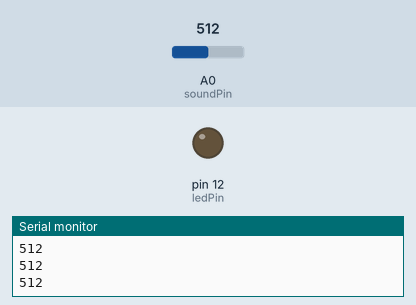
Recording of a sketch running on a simulated Arduino Uno, built with avr-gcc and run on an emulated ATmega328P. Shown: output pins drawn as LEDs (lit = HIGH), the last lines printed to the serial monitor. The inputs (shaded band) are chosen by the test bench; at power-on: A0 (soundPin) = 512.

Above: at 1.2 s.
1.3 s: A0 (soundPin) set to 30
2.8 s: A0 (soundPin) set to 24
At 3.2 s:
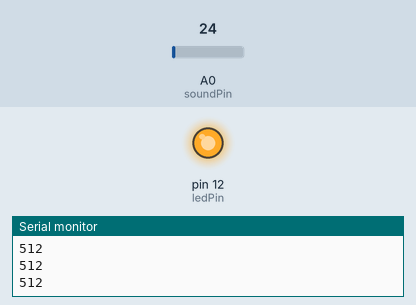
4.3 s: A0 (soundPin) set to 122
At 5.7 s:
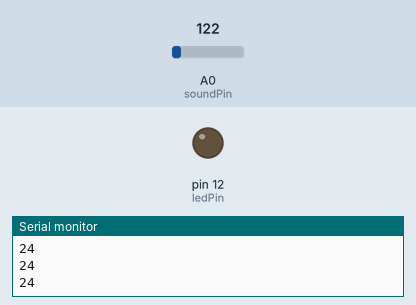
6.0 s: A0 (soundPin) set to 16
At 6.9 s:
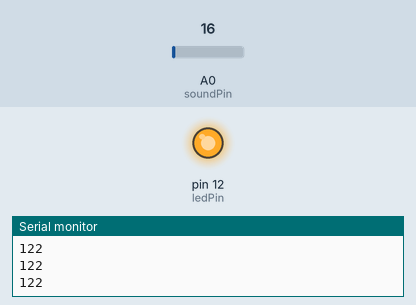
Timing chart, 0 to 8.5 s (numbered marks = the images above; inputs shaded):
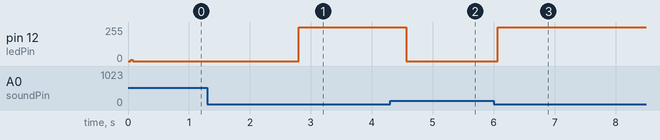

The sketch:

clapperlight_switchable.ino
```cpp
//Project: Sound Sensor
//Function: You can see the value of sound intensity on Serial Monitor.
//When the volume reaches to a certain value, the LED will light up.
//**********************************************************************
const int ledPin = 12;    //LED attached to digital pin 12
const int soundPin = A0;  //Sound sensor attached to analog pin A0
int val = 0;              //the value of sound sensor
//*********************************************************************
void setup()
{
  pinMode(soundPin,INPUT);         //set soundPin as INPUT
  pinMode(ledPin,OUTPUT);          //set ledPin as OUTPUT
  Serial.begin(300);              //initialize serial communications at 9600 bps
}

void loop()
{
  val = analogRead(soundPin);      //read the value of sound sensor
  Serial.println(val);             //print the value of sound sensor on serial monitor
  if(val > 26)                    //if the value is greater than 27
  {
    digitalWrite(ledPin,HIGH);     //turn the LED on
    val = analogRead(soundPin);    // Listen for another sound
    if(val > 26) {
      digitalWrite(ledPin,LOW);
    }
  }
}
```

Measured:
- the behaviour switches between 27 and 26 on A0 (soundPin) (found by bisection; images 0 and 1)
- after the input at 2.8 s, pin 12 (ledPin): 0/255 → 255/255 at once
- after the input at 4.3 s, pin 12 (ledPin): 255/255 → 0/255 after 0.27 s
- after the input at 6.0 s, pin 12 (ledPin): 0/255 → 255/255 after 0.07 s
